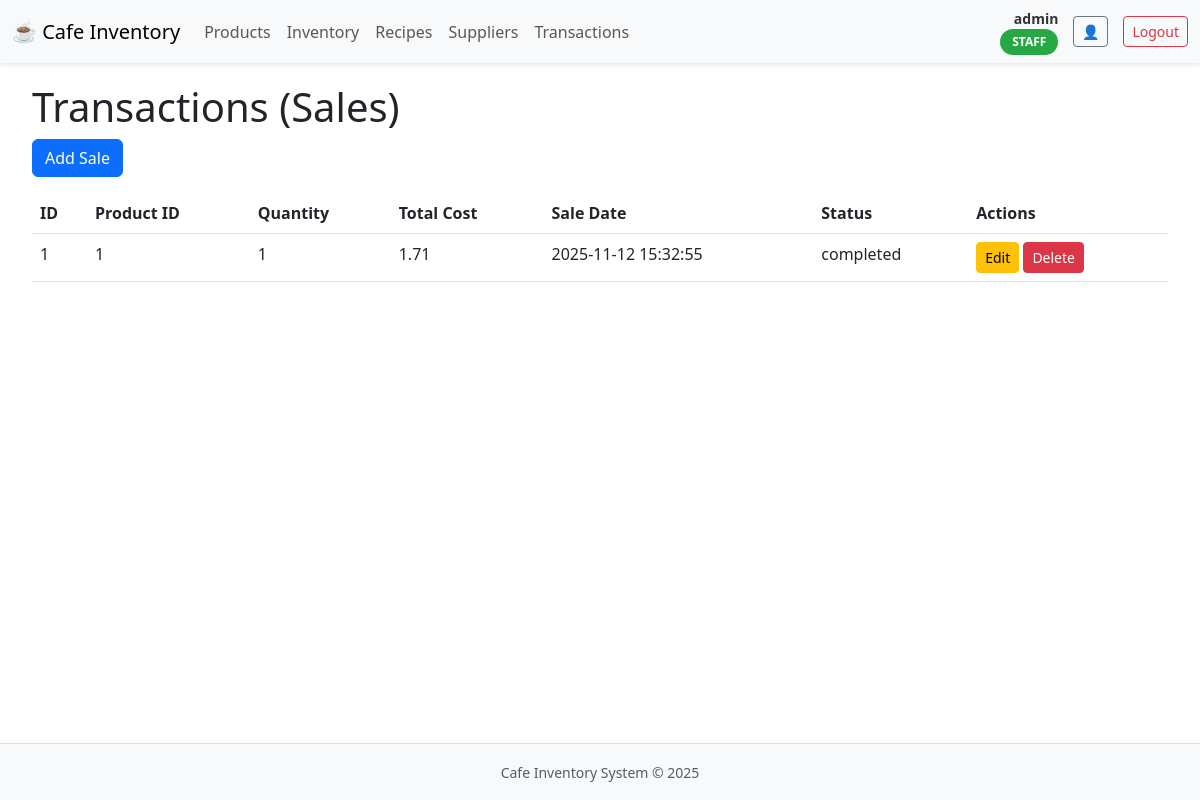
Page /transactions (signed in) on the earlier database version.
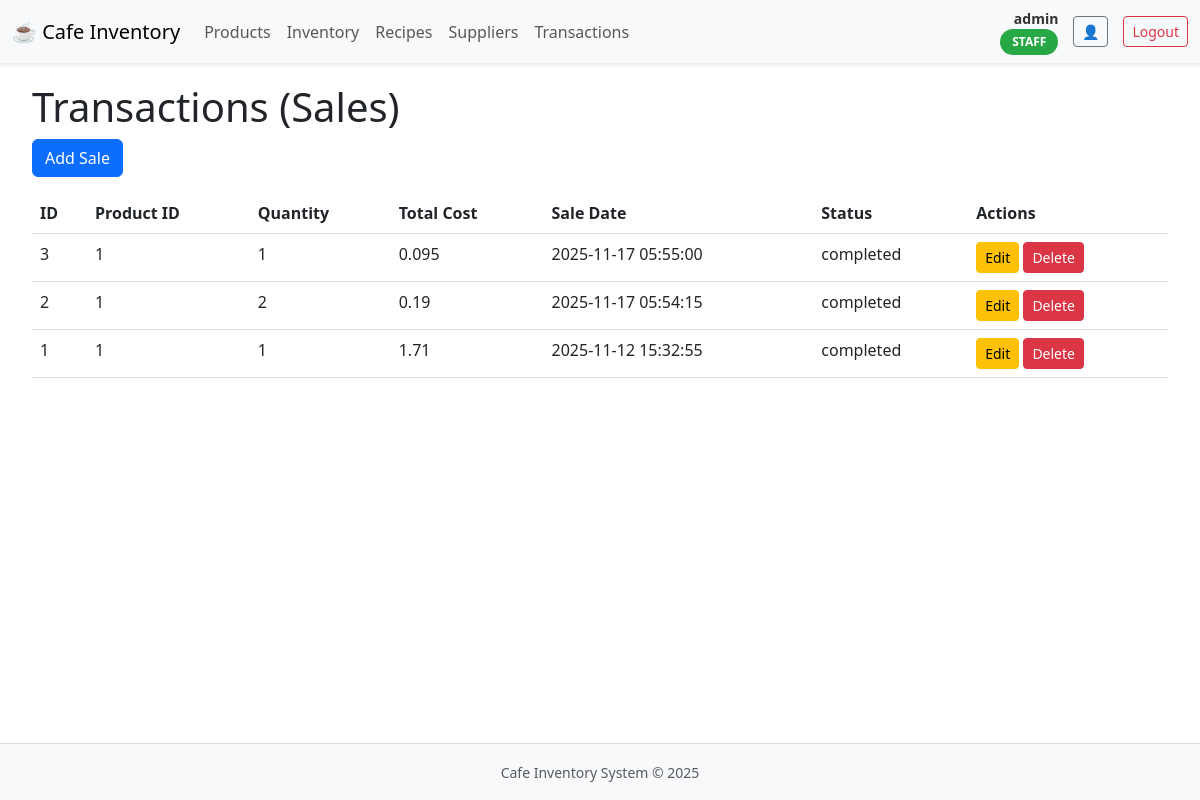
Same page on the later database version.
### tables this page shows
CREATE TABLE users (
    id INTEGER PRIMARY KEY AUTOINCREMENT,
    username TEXT UNIQUE NOT NULL,
    password TEXT NOT NULL,  
    role TEXT NOT NULL  
);

CREATE TABLE transactions (
    id INTEGER PRIMARY KEY AUTOINCREMENT,
    product_id INTEGER NOT NULL,
    quantity INTEGER NOT NULL,
    total_cost REAL,
    sale_date DATETIME DEFAULT CURRENT_TIMESTAMP,
    status TEXT DEFAULT 'completed',
    FOREIGN KEY (product_id) REFERENCES products(id)
);

### app.py (the view)
@app.route('/transactions', methods=['GET'])
@login_required
def get_transactions():
    conn = get_db_connection()
    cursor = conn.cursor()
    cursor.execute('SELECT * FROM transactions ORDER BY sale_date DESC')
    transactions = [dict(row) for row in cursor.fetchall()]
    conn.close()
    return render_template('transactions.html', transactions=transactions)

### app.py (called while the page is built)
def get_db_connection():
    conn = sqlite3.connect('cafe_inventory - Copy.db')
    conn.row_factory = sqlite3.Row
    return conn

@login_manager.user_loader
def load_user(user_id):
    conn = get_db_connection()
    cursor = conn.cursor()
    cursor.execute('SELECT * FROM users WHERE id = ?', (user_id,))
    user_data = cursor.fetchone()
    conn.close()
    if user_data:
        return User(user_data['id'], user_data['username'], user_data['role'])
    return None

### templates/transactions.html (shortened to what this page needs)
{% extends "base.html" %}
{% block content %}
<div class="container-fluid">
    <h1>Transactions (Sales)</h1>
    <button class="btn btn-primary mb-3" data-bs-toggle="modal" data-bs-target="#addTransactionModal">Add Sale</button>
    <table class="table">
        <thead>
            <tr>
                <th>ID</th>
                <th>Product ID</th>
                <th>Quantity</th>
                <th>Total Cost</th>
                <th>Sale Date</th>
                <th>Status</th>
                <th>Actions</th>
            </tr>
        </thead>
        <tbody>
            {% for tx in transactions %}
            <tr>
                <td>{{ tx.id }}</td>
                <td>{{ tx.product_id }}</td>
                <td>{{ tx.quantity }}</td>
                <td>{{ tx.total_cost }}</td>
                <td>{{ tx.sale_date }}</td>
                <td>{{ tx.status }}</td>
                <td>
                    <button class="btn btn-warning btn-sm edit-btn" data-id="{{ tx.id }}">Edit</button>
                    <button class="btn btn-danger btn-sm delete-btn" data-id="{{ tx.id }}">Delete</button>
                </td>
            </tr>
            {% endfor %}
        </tbody>
    </table>
</div>
{% endblock %}

### templates/base.html (shortened to what this page needs)
<!DOCTYPE html>
<html>
<head>
    <link href="https://cdn.jsdelivr.net/npm/bootstrap@5.3.0/dist/css/bootstrap.min.css" rel="stylesheet">
</head>
<body>
    <nav class="navbar navbar-expand-lg navbar-custom">
        <div class="container-fluid">
            <a class="navbar-brand" href="/">☕ Cafe Inventory</a>
            <div class="collapse navbar-collapse" id="navbarNav">
                <div class="navbar-nav">
                    <a class="nav-link" href="/products">Products</a>
                    <a class="nav-link" href="/inventory">Inventory</a>
                    <a class="nav-link" href="/recipes">Recipes</a>
                    <a class="nav-link" href="/suppliers">Suppliers</a>
                    <a class="nav-link" href="/transactions">Transactions</a>
                </div>
                <div class="user-profile-section">
                    {% if current_user.is_authenticated %}
                        <div class="user-info">
                            <div class="username">{{ current_user.username }}</div>
                            <span class="role-badge {{ current_user.role.lower() }}">{{ current_user.role }}</span>
                        </div>
                        <a href="/profile" class="btn btn-outline-secondary btn-sm" title="View Profile">👤</a>
                        <a href="/logout" class="btn btn-outline-danger btn-sm">Logout</a>
                    {% else %}
                        <a href="/login" class="btn btn-primary btn-sm">Login</a>
                    {% endif %}
                </div>
            </div>
        </div>
    </nav>
    <div class="main-content">
        {% block content %}{% endblock %}
    </div>
    <footer class="bg-light text-center py-3 mt-5" style="border-top: 1px solid #ddd;">
        <small class="text-muted">Cafe Inventory System © 2025</small>
    </footer>
</body>
</html>

### templates/base.html (style rules this page uses)
body { display: flex; flex-direction: column; min-height: 100vh; }
.navbar-custom { background-color: #f8f9fa; box-shadow: 0 2px 4px rgba(0,0,0,0.1); }
.user-profile-section { display: flex; align-items: center; gap: 15px; margin-left: auto; }
.user-info { text-align: right; font-size: 14px; }
.username { font-weight: bold; color: #333; }
.role-badge { display: inline-block; padding: 4px 12px; border-radius: 20px; font-size: 12px; font-weight: bold; text-transform: uppercase; }
.role-badge.staff { background-color: #28a745; color: white; }
.main-content { flex: 1; padding: 20px; }

Differences in the rows shown:
added transactions: id "3", product_id "1", quantity "1", total_cost "0.095", sale_date "2025-11-17 05:55:00", status "completed"
added transactions: id "2", product_id "1", quantity "2", total_cost "0.19", sale_date "2025-11-17 05:54:15", status "completed"
